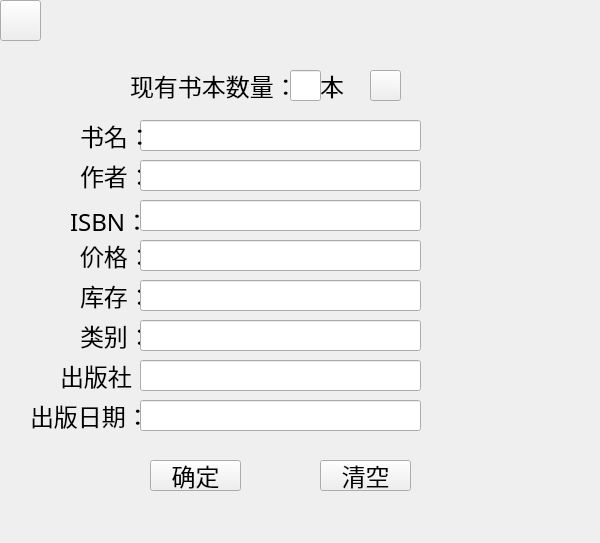
<?xml version="1.0" encoding="UTF-8"?>
<ui version="4.0">
 <class>btn_1Class</class>
 <widget class="QMainWindow" name="btn_1Class">
  <property name="geometry">
   <rect>
    <x>0</x>
    <y>0</y>
    <width>600</width>
    <height>543</height>
   </rect>
  </property>
  <property name="sizePolicy">
   <sizepolicy hsizetype="Ignored" vsizetype="Ignored">
    <horstretch>10</horstretch>
    <verstretch>10</verstretch>
   </sizepolicy>
  </property>
  <property name="font">
   <font>
    <family>华文楷体</family>
    <pointsize>18</pointsize>
    <kerning>false</kerning>
   </font>
  </property>
  <property name="contextMenuPolicy">
   <enum>Qt::NoContextMenu</enum>
  </property>
  <property name="windowTitle">
   <string>btn_1</string>
  </property>
  <widget class="QWidget" name="centralWidget">
   <widget class="QPushButton" name="pushButton">
    <property name="geometry">
     <rect>
      <x>0</x>
      <y>0</y>
      <width>41</width>
      <height>41</height>
     </rect>
    </property>
    <property name="styleSheet">
     <string notr="true">image: url(:/return/return.jpg);</string>
    </property>
    <property name="text">
     <string/>
    </property>
   </widget>
   <widget class="QLineEdit" name="lineEdit1">
    <property name="geometry">
     <rect>
      <x>140</x>
      <y>120</y>
      <width>281</width>
      <height>31</height>
     </rect>
    </property>
    <property name="text">
     <string/>
    </property>
   </widget>
   <widget class="QLineEdit" name="lineEdit">
    <property name="geometry">
     <rect>
      <x>290</x>
      <y>70</y>
      <width>31</width>
      <height>31</height>
     </rect>
    </property>
    <property name="font">
     <font>
      <family>华文楷体</family>
      <pointsize>18</pointsize>
      <kerning>false</kerning>
     </font>
    </property>
    <property name="focusPolicy">
     <enum>Qt::TabFocus</enum>
    </property>
   </widget>
   <widget class="QLabel" name="label">
    <property name="geometry">
     <rect>
      <x>130</x>
      <y>50</y>
      <width>171</width>
      <height>71</height>
     </rect>
    </property>
    <property name="font">
     <font>
      <family>华文楷体</family>
      <pointsize>18</pointsize>
      <kerning>false</kerning>
     </font>
    </property>
    <property name="text">
     <string>现有书本数量：</string>
    </property>
   </widget>
   <widget class="QLabel" name="label_2">
    <property name="geometry">
     <rect>
      <x>320</x>
      <y>70</y>
      <width>31</width>
      <height>31</height>
     </rect>
    </property>
    <property name="font">
     <font>
      <family>华文楷体</family>
      <pointsize>18</pointsize>
      <kerning>false</kerning>
     </font>
    </property>
    <property name="text">
     <string>本</string>
    </property>
   </widget>
   <widget class="QPushButton" name="pushButton_2">
    <property name="geometry">
     <rect>
      <x>370</x>
      <y>70</y>
      <width>31</width>
      <height>31</height>
     </rect>
    </property>
    <property name="styleSheet">
     <string notr="true">image: url(:/return/refresh.jpg);</string>
    </property>
    <property name="text">
     <string/>
    </property>
   </widget>
   <widget class="QLabel" name="label_3">
    <property name="geometry">
     <rect>
      <x>80</x>
      <y>120</y>
      <width>71</width>
      <height>31</height>
     </rect>
    </property>
    <property name="font">
     <font>
      <family>华文楷体</family>
      <pointsize>18</pointsize>
      <kerning>false</kerning>
     </font>
    </property>
    <property name="text">
     <string>书名：</string>
    </property>
   </widget>
   <widget class="QLabel" name="label_4">
    <property name="geometry">
     <rect>
      <x>80</x>
      <y>160</y>
      <width>71</width>
      <height>31</height>
     </rect>
    </property>
    <property name="font">
     <font>
      <family>华文楷体</family>
      <pointsize>18</pointsize>
      <kerning>false</kerning>
     </font>
    </property>
    <property name="text">
     <string>作者：</string>
    </property>
   </widget>
   <widget class="QLabel" name="label_5">
    <property name="geometry">
     <rect>
      <x>70</x>
      <y>210</y>
      <width>71</width>
      <height>21</height>
     </rect>
    </property>
    <property name="font">
     <font>
      <family>华文楷体</family>
      <pointsize>18</pointsize>
      <kerning>false</kerning>
     </font>
    </property>
    <property name="text">
     <string>ISBN：</string>
    </property>
   </widget>
   <widget class="QLabel" name="label_6">
    <property name="geometry">
     <rect>
      <x>80</x>
      <y>240</y>
      <width>71</width>
      <height>31</height>
     </rect>
    </property>
    <property name="font">
     <font>
      <family>华文楷体</family>
      <pointsize>18</pointsize>
      <kerning>false</kerning>
     </font>
    </property>
    <property name="text">
     <string>价格：</string>
    </property>
   </widget>
   <widget class="QLabel" name="label_7">
    <property name="geometry">
     <rect>
      <x>80</x>
      <y>280</y>
      <width>71</width>
      <height>31</height>
     </rect>
    </property>
    <property name="font">
     <font>
      <family>华文楷体</family>
      <pointsize>18</pointsize>
      <kerning>false</kerning>
     </font>
    </property>
    <property name="text">
     <string>库存：</string>
    </property>
   </widget>
   <widget class="QLabel" name="label_8">
    <property name="geometry">
     <rect>
      <x>60</x>
      <y>360</y>
      <width>91</width>
      <height>31</height>
     </rect>
    </property>
    <property name="font">
     <font>
      <family>华文楷体</family>
      <pointsize>18</pointsize>
      <kerning>false</kerning>
     </font>
    </property>
    <property name="text">
     <string>出版社：</string>
    </property>
   </widget>
   <widget class="QLabel" name="label_9">
    <property name="geometry">
     <rect>
      <x>30</x>
      <y>400</y>
      <width>111</width>
      <height>31</height>
     </rect>
    </property>
    <property name="font">
     <font>
      <family>华文楷体</family>
      <pointsize>18</pointsize>
      <kerning>false</kerning>
     </font>
    </property>
    <property name="text">
     <string>出版日期：</string>
    </property>
   </widget>
   <widget class="QLabel" name="label_10">
    <property name="geometry">
     <rect>
      <x>80</x>
      <y>320</y>
      <width>71</width>
      <height>31</height>
     </rect>
    </property>
    <property name="font">
     <font>
      <family>华文楷体</family>
      <pointsize>18</pointsize>
      <kerning>false</kerning>
     </font>
    </property>
    <property name="text">
     <string>类别：</string>
    </property>
   </widget>
   <widget class="QLineEdit" name="lineEdit_2">
    <property name="geometry">
     <rect>
      <x>140</x>
      <y>160</y>
      <width>281</width>
      <height>31</height>
     </rect>
    </property>
   </widget>
   <widget class="QLineEdit" name="lineEdit_3">
    <property name="geometry">
     <rect>
      <x>140</x>
      <y>200</y>
      <width>281</width>
      <height>31</height>
     </rect>
    </property>
   </widget>
   <widget class="QLineEdit" name="lineEdit_4">
    <property name="geometry">
     <rect>
      <x>140</x>
      <y>240</y>
      <width>281</width>
      <height>31</height>
     </rect>
    </property>
   </widget>
   <widget class="QLineEdit" name="lineEdit_5">
    <property name="geometry">
     <rect>
      <x>140</x>
      <y>280</y>
      <width>281</width>
      <height>31</height>
     </rect>
    </property>
   </widget>
   <widget class="QLineEdit" name="lineEdit_6">
    <property name="geometry">
     <rect>
      <x>140</x>
      <y>320</y>
      <width>281</width>
      <height>31</height>
     </rect>
    </property>
   </widget>
   <widget class="QLineEdit" name="lineEdit_7">
    <property name="geometry">
     <rect>
      <x>140</x>
      <y>360</y>
      <width>281</width>
      <height>31</height>
     </rect>
    </property>
   </widget>
   <widget class="QLineEdit" name="lineEdit_8">
    <property name="geometry">
     <rect>
      <x>140</x>
      <y>400</y>
      <width>281</width>
      <height>31</height>
     </rect>
    </property>
   </widget>
   <widget class="QPushButton" name="pushButton_3">
    <property name="geometry">
     <rect>
      <x>150</x>
      <y>460</y>
      <width>91</width>
      <height>31</height>
     </rect>
    </property>
    <property name="text">
     <string>确定</string>
    </property>
   </widget>
   <widget class="QPushButton" name="pushButton_4">
    <property name="geometry">
     <rect>
      <x>320</x>
      <y>460</y>
      <width>91</width>
      <height>31</height>
     </rect>
    </property>
    <property name="text">
     <string>清空</string>
    </property>
   </widget>
  </widget>
 </widget>
 <layoutdefault spacing="6" margin="11"/>
 <resources>
  <include location="image.qrc"/>
 </resources>
 <connections/>
</ui>
